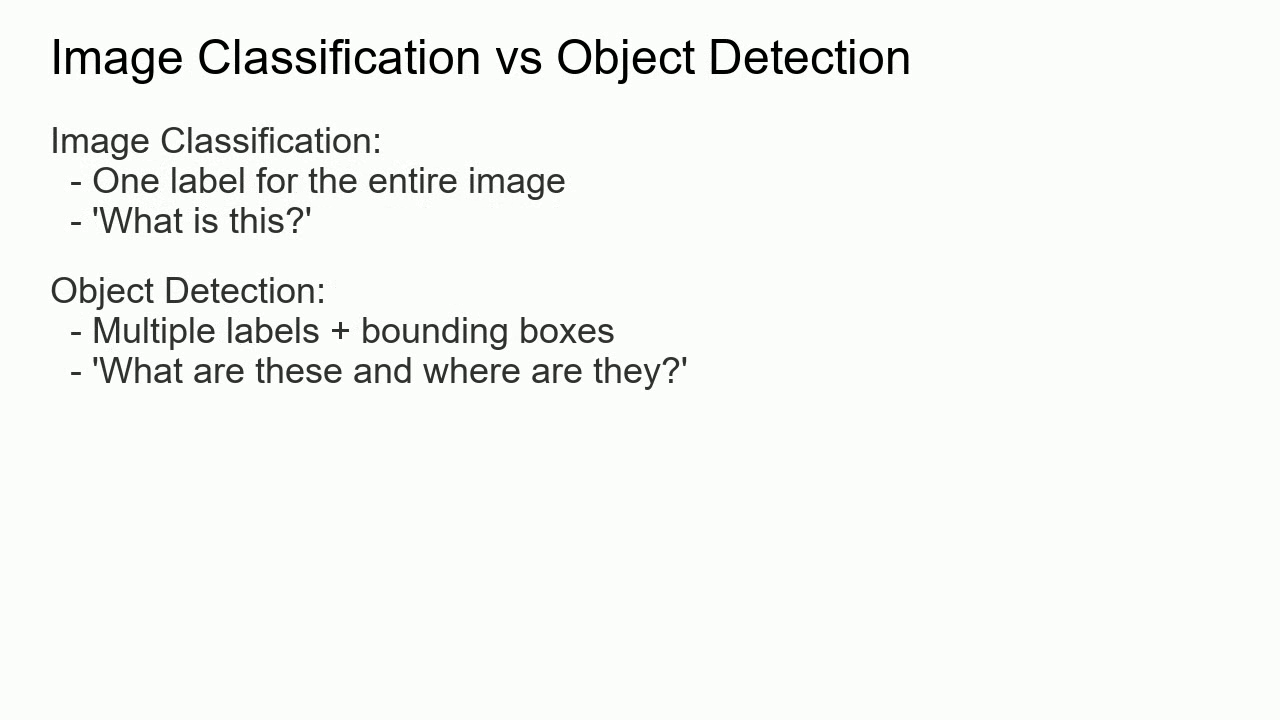
#> input picture frame 3 of Day15/Day-15/screen_recording.mp4, 1280 x 720 px, given in place of sample_bouncing_shapes.mp4, which was not available
$ python 02_grayscale_canny_save.py
#> lines starting #> are read from the running program, lines starting #| are printed output that depends on the picture; after the words box and inside, x2 and y2 are one past the last pixel; in counts of white or black regions, pixels touching at a corner belong together; pictures that were not available may be replaced by others from this repository, and a replacement may not be noted
### Day20/coding_practice/utils.py
"""
Helper functions shared by all Day 20 practice scripts.
We don't have a real video dropped in yet (that goes in
video_processing_tool/input_videos/), so like Day17/Day18/Day19 generated a
fake sample image, this generates a fake sample VIDEO - a ball bouncing
around a canvas for a few seconds - so I could practice reading/writing
video frame-by-frame before touching real footage.
"""
import os
import cv2
import numpy as np

# folder this file lives in, so videos/outputs always save HERE
# no matter which folder you were in when you ran "python 01_read_video_basics.py"
BASE_DIR = os.path.dirname(os.path.abspath(__file__))
VIDEOS_DIR = os.path.join(BASE_DIR, "videos")
OUTPUTS_DIR = os.path.join(BASE_DIR, "outputs")

CANVAS_W, CANVAS_H = 640, 480
SAMPLE_FPS = 24
SAMPLE_SECONDS = 5

VALID_EXT = (".mp4", ".avi", ".mov", ".mkv")


def _ensure_folders():
    os.makedirs(VIDEOS_DIR, exist_ok=True)
    os.makedirs(OUTPUTS_DIR, exist_ok=True)


def _create_sample_video(path):
    # a bouncing ball + a growing/shrinking rectangle - two moving things so
    # there's always something with a clear edge for Canny to find later
    fourcc = cv2.VideoWriter_fourcc(*"mp4v")
    writer = cv2.VideoWriter(path, fourcc, SAMPLE_FPS, (CANVAS_W, CANVAS_H))

    ball_pos = np.array([80, 80], dtype=float)
    ball_vel = np.array([6, 4], dtype=float)
    radius = 30

    total_frames = SAMPLE_FPS * SAMPLE_SECONDS
    for i in range(total_frames):
        frame = np.full((CANVAS_H, CANVAS_W, 3), 255, dtype=np.uint8)  # white background

        # bounce off the walls by flipping velocity when we'd cross an edge
        ball_pos += ball_vel
        for axis, limit in enumerate((CANVAS_W, CANVAS_H)):
            if ball_pos[axis] - radius < 0 or ball_pos[axis] + radius > limit:
                ball_vel[axis] *= -1
        cv2.circle(frame, tuple(ball_pos.astype(int)), radius, (30, 30, 200), -1)

        # a rectangle that pulses in size, independent of the ball, so a
        # frame always has more than one shape/edge to process
        pulse = 40 + int(30 * abs(np.sin(i / 15)))
        cx, cy = CANVAS_W - 150, CANVAS_H - 120
        cv2.rectangle(frame, (cx - pulse, cy - pulse), (cx + pulse, cy + pulse), (30, 150, 30), -1)

        cv2.putText(frame, f"frame {i+1}/{total_frames}", (20, CANVAS_H - 20),
                    cv2.FONT_HERSHEY_SIMPLEX, 0.6, (0, 0, 0), 1)

        writer.write(frame)
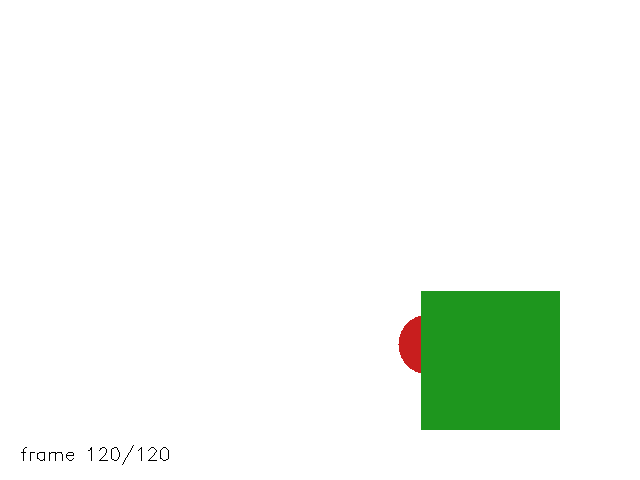
#> frame: shape (480, 640, 3); mean of channels 0, 1, 2 239.9, 247.4, 240.4; drawn as B, G, R
#> after the loop, ball_pos = [428, 344]; ball_vel = [-6, -4]

    writer.release()


def get_sample_video():
    # uses whatever real video you've dropped into videos/ - only falls back
    # to generating the fake bouncing-shapes video if that folder is empty
    _ensure_folders()
    existing = sorted(f for f in os.listdir(VIDEOS_DIR) if f.lower().endswith(VALID_EXT))
    if existing:
        return os.path.join(VIDEOS_DIR, existing[0])

    path = os.path.join(VIDEOS_DIR, "sample_bouncing_shapes.mp4")
    _create_sample_video(path)
    return path


def print_video_properties(cap, label="Video"):
#> called with label = 'Video'
    fps = cap.get(cv2.CAP_PROP_FPS)
#> fps = 1
    width = int(cap.get(cv2.CAP_PROP_FRAME_WIDTH))
#> width = 1280
    height = int(cap.get(cv2.CAP_PROP_FRAME_HEIGHT))
#> height = 720
    frame_count = int(cap.get(cv2.CAP_PROP_FRAME_COUNT))
#> frame_count = 30
    print(f"--- {label} properties ---")
    print(f"FPS: {fps:.2f}")
#| FPS: 1.00
    print(f"Width x Height: {width} x {height}")
#| Width x Height: 1280 x 720
    print(f"Total frames: {frame_count}")
#| Total frames: 30
    if fps > 0 and frame_count > 0:
        print(f"Duration: {frame_count / fps:.1f} sec")
#| Duration: 30.0 sec
    return {"fps": fps, "width": width, "height": height, "frame_count": frame_count}


def open_writer(path, fps, width, height):
    # some sources (a live webcam especially) report fps as 0 - a video file
    # can't be written with 0 fps, so fall back to a sane default instead
    if not fps or fps <= 1:
        fps = 20.0
    fourcc = cv2.VideoWriter_fourcc(*"mp4v")
    return cv2.VideoWriter(path, fourcc, fps, (width, height))


def resize_for_display(frame, max_width=800):
    # cv2.imshow shows a frame at its exact native resolution by default -
    # for a high-res video/webcam that makes the window balloon to fill most
    # of the screen ("too zoomed in"). This scales DOWN ONLY (never up) for
    # the preview window; it never touches the frame you process or save.
    h, w = frame.shape[:2]
    if w <= max_width:
        return frame
    scale = max_width / w
    return cv2.resize(frame, (max_width, int(h * scale)))


# [7 lines left out: function side_by_side, not called in this run]

### Day20/coding_practice/02_grayscale_canny_save.py
"""
Per-frame processing + SAVING a video. Grayscale and Canny work on a video
exactly like they work on a single image (Day18) - the only new part is
doing it inside the read-loop, and writing each result out with
cv2.VideoWriter instead of cv2.imwrite.

cv2.VideoWriter is stricter than saving a single image: you must declare the
fps, frame size, and codec (fourcc) BEFORE writing the first frame, and every
frame you write after that must match that exact size - or the file comes
out broken/empty.
"""
import os
import cv2
from utils import get_sample_video, print_video_properties, open_writer, resize_for_display, OUTPUTS_DIR

path = get_sample_video()
cap = cv2.VideoCapture(path)
props = print_video_properties(cap)

out_path = os.path.join(OUTPUTS_DIR, "02_grayscale_canny.mp4")
# edges are single-channel (black/white) but a standard video file expects
# 3 color channels per frame - cv2.cvtColor back to BGR keeps the frame
# grayscale-looking to the eye while satisfying that format requirement.
writer = open_writer(out_path, props["fps"], props["width"], props["height"])

frame_num = 0
while True:
    ret, frame = cap.read()
#> frame is the input picture: shape (720, 1280, 3); mean B, G, R 243.5, 246.5, 244.5
    if not ret:
        break
    frame_num += 1

    gray = cv2.cvtColor(frame, cv2.COLOR_BGR2GRAY)
    edges = cv2.Canny(gray, 50, 150)
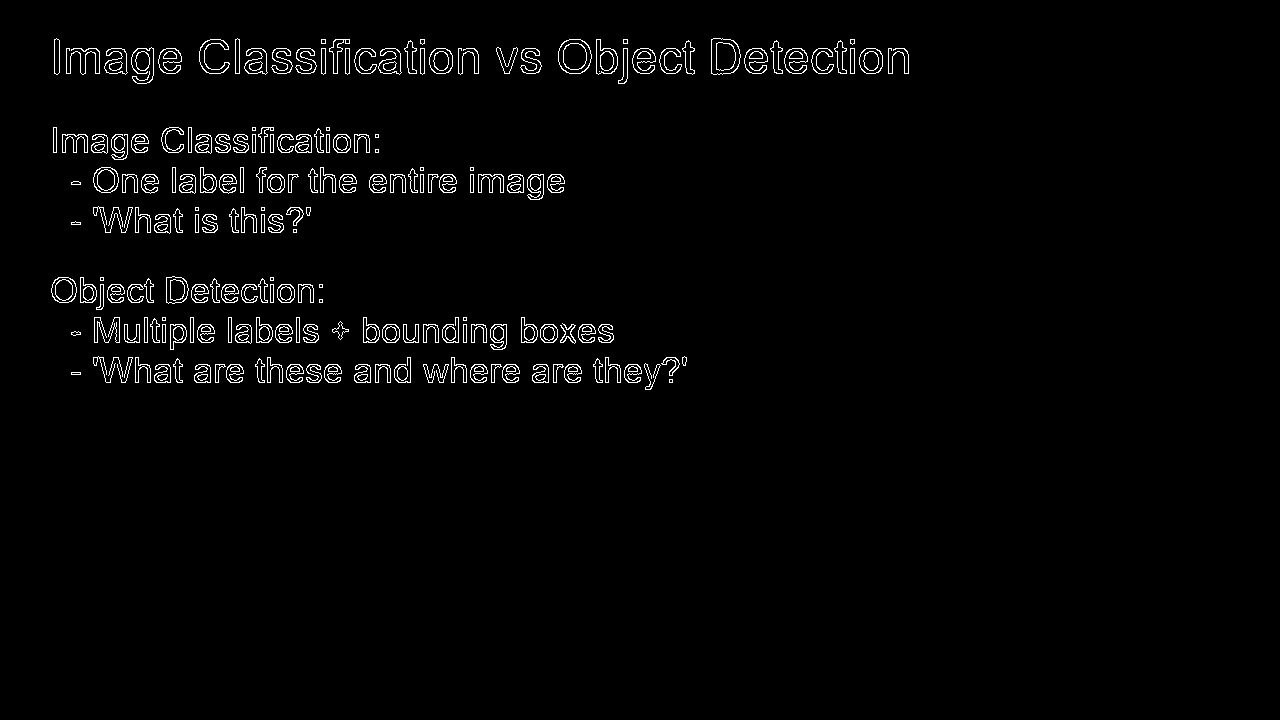
#> edges: shape (720, 1280); 1.9% white in thin lines or dots, all inside (x1, y1, x2, y2) = (51, 38, 909, 390)
    edges_bgr = cv2.cvtColor(edges, cv2.COLOR_GRAY2BGR)

    writer.write(edges_bgr)  # full resolution - only the PREVIEW below is scaled down
    cv2.namedWindow("Grayscale + Canny (press q to quit early)", cv2.WINDOW_NORMAL)
    cv2.imshow("Grayscale + Canny (press q to quit early)", resize_for_display(edges_bgr))
    if cv2.waitKey(30) & 0xFF == ord("q"):
#> (key q is pressed here)
        break

cap.release()
writer.release()
cv2.destroyAllWindows()
print(f"Processed {frame_num} frame(s)")
print(f"Saved: {out_path}")

$ run again, starting later in the video
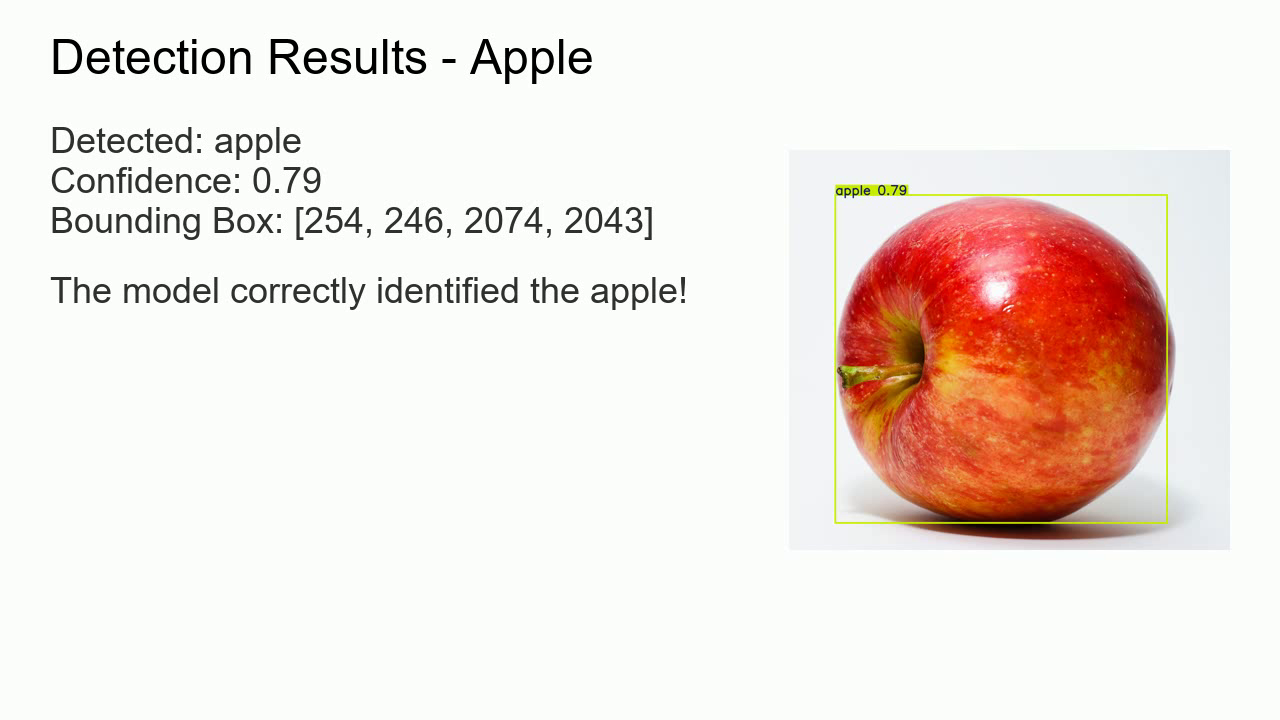
#> input picture frame 13 of Day15/Day-15/screen_recording.mp4, 1280 x 720 px, given in place of sample_bouncing_shapes.mp4, which was not available
#| FPS: 1.00
#| Width x Height: 1280 x 720
#| Total frames: 30
#| Duration: 30.0 sec
#> frame is the input picture: shape (720, 1280, 3); mean B, G, R 223.5, 229.6, 240
#> `edges = cv2.Canny(gray, 50, 150)`:
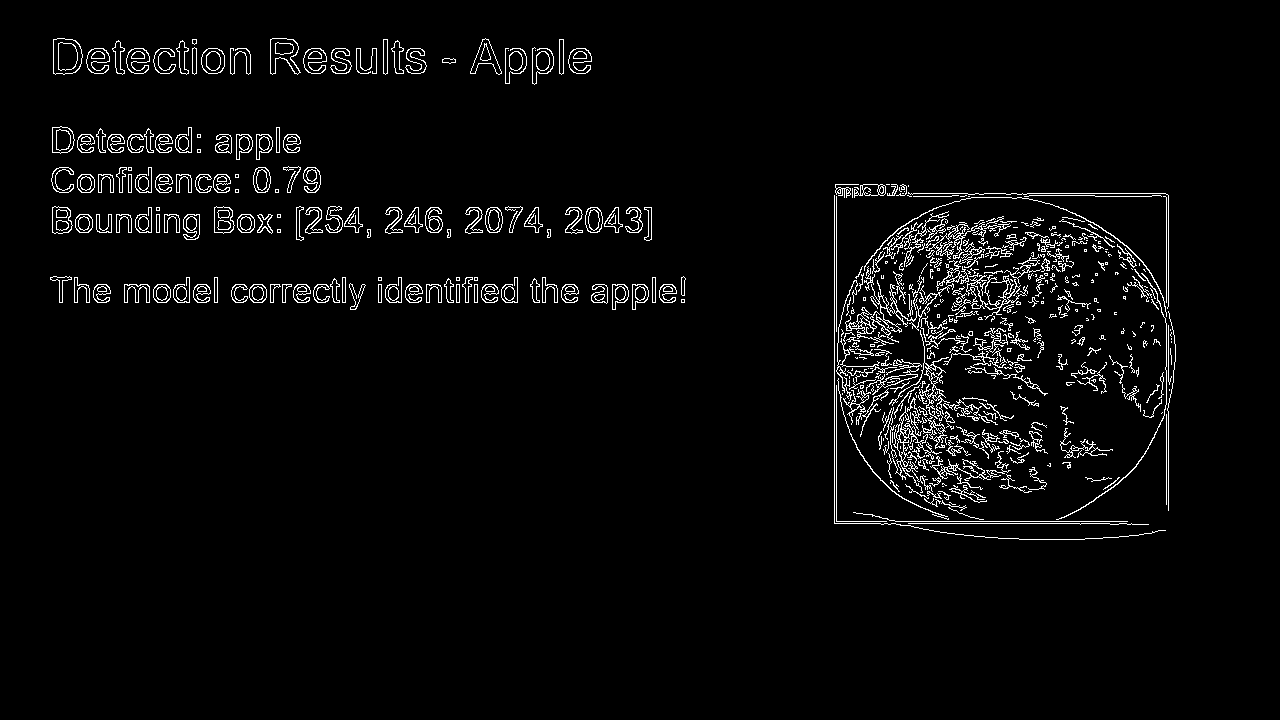
#> edges: shape (720, 1280); 3.3% white in thin lines or dots, all inside (x1, y1, x2, y2) = (50, 38, 1176, 540)
#> in resize_for_display, `return cv2.resize(frame, (max_width, int(h * scale)))`:
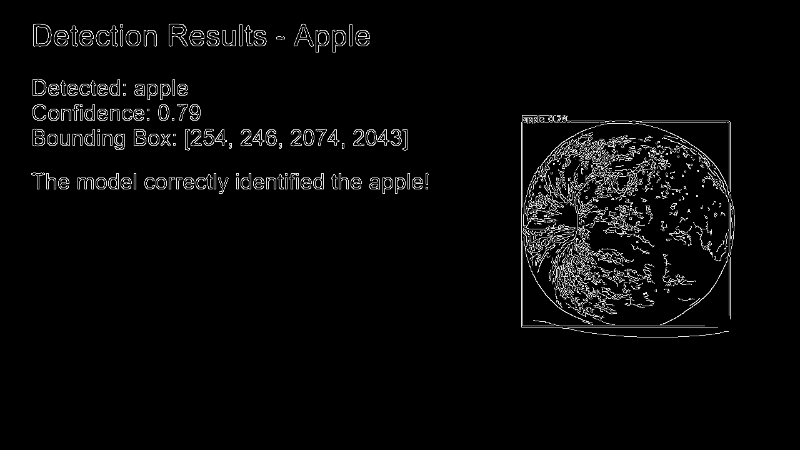
#> returned value: shape (450, 800, 3); min 0, max 255, mean 8.4
